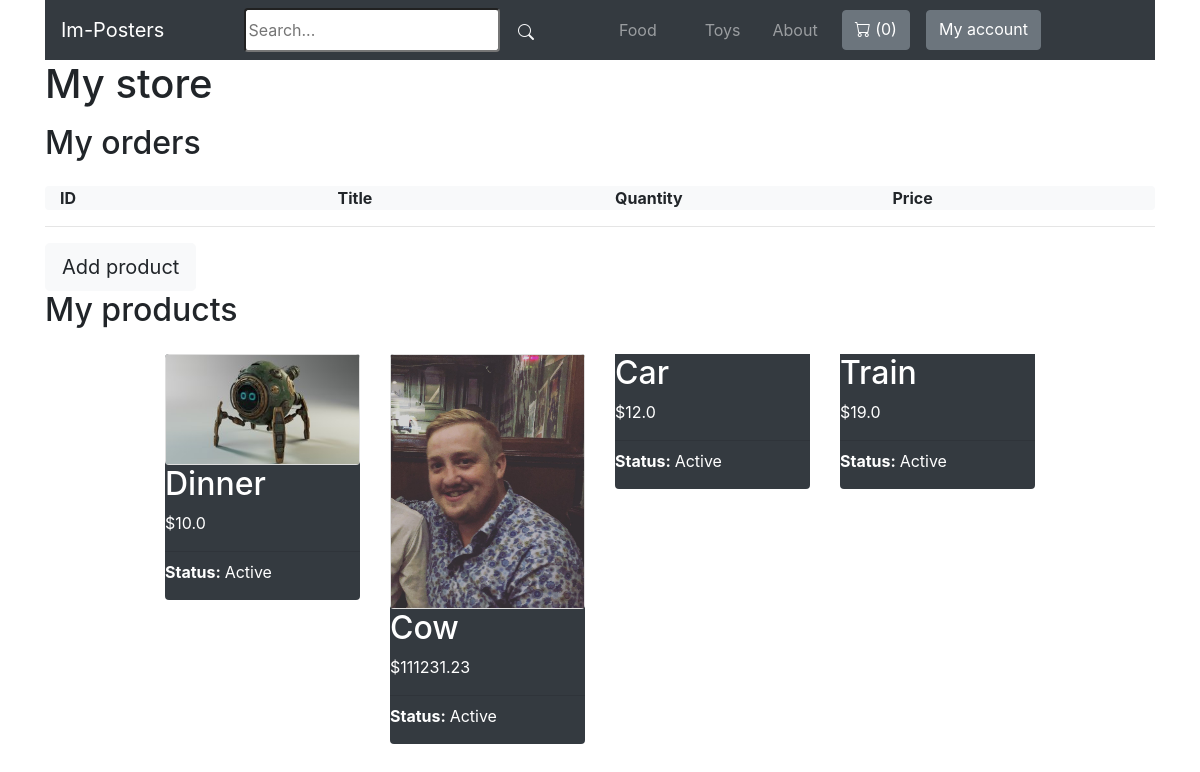
Before: /my-store/ (signed in) with the older database file.
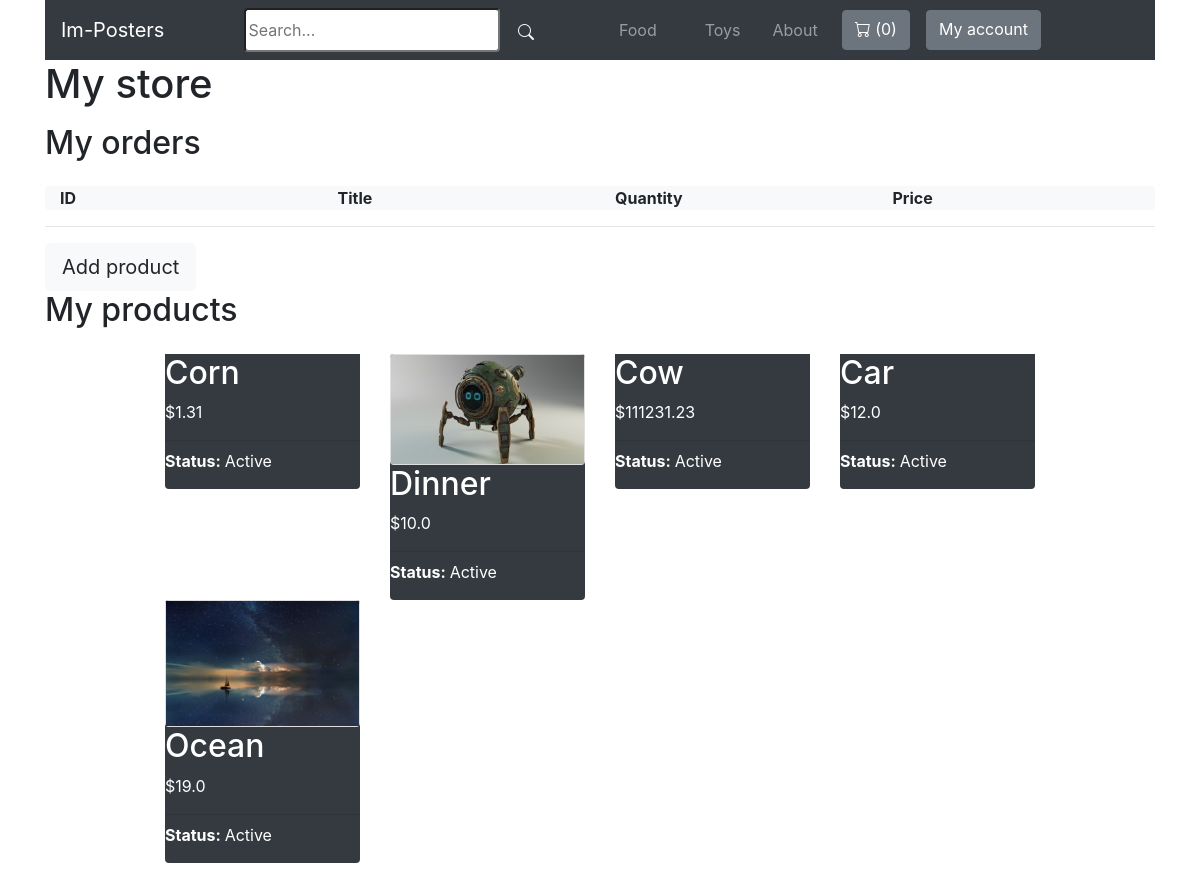
After: the same page with the newer database file.
### store/models.py (models this page shows, shortened)
class Category(models.Model):
    title = models.CharField(max_length=50)
    slug = models.SlugField(max_length=50)
    class Meta:
        verbose_name_plural = 'Categories'

class Product(models.Model):
    DRAFT = 'draft'
    WAITING_APPROVAL = 'waitingapproval'
    ACTIVE = 'active'
    DELETED = 'deleted'
    STATUS_CHOICES = (
        (DRAFT, 'Draft'),
        (WAITING_APPROVAL, 'Waiting approval'),
        (ACTIVE, 'Active'),
        (DELETED, 'Deleted'),
    )
    user = models.ForeignKey(User, related_name='products', on_delete=models.CASCADE)
    category = models.ForeignKey(Category, related_name='products', on_delete=models.CASCADE)
    title = models.CharField(max_length=50)
    slug = models.SlugField(max_length=50)
    description = models.TextField(blank=True)
    price = models.IntegerField()
    image = models.ImageField(upload_to='uploads/product_images', blank=True, null=True)
    thumbnail = models.ImageField(upload_to='uploads/product_images/thumbnail', blank=True, null=True)
    created_at = models.DateTimeField(auto_now_add=True)
    updated_at = models.DateTimeField(auto_now=True)
    status = models.CharField(max_length=50, choices=STATUS_CHOICES, default=ACTIVE)
    class Meta:
        ordering = ('-created_at',)
    def get_display_price(self):
        return self.price / 100

### userprofile/views.py (the view)
# urls.py: path('my-store/', views.my_store, name='my_store'),
@login_required
def my_store(request):
    products = request.user.products.exclude(status=Product.DELETED)
    order_items = OrderItem.objects.filter(product__user=request.user)
    return render(request, 'userprofile/my_store.html', {
        'products': products,
        'order_items': order_items
    })

### store/cart.py (called while the page is built)
    def __len__(self):
        return sum(item['quantity'] for item in self.cart.values())

### store/context_processors.py (called while the page is built)
def cart(request):
    return {'cart': Cart(request)}

### store/templatetags/menu.py (called while the page is built)
@register.inclusion_tag('core/menu.html')
def menu():
    categories = Category.objects.all()
    return {'categories': categories}

### userprofile/templates/userprofile/my_store.html (shortened to what this page needs)
{% extends 'core/base.html' %}
{% block content %}
<div class="container mb-4">
    <h1>My store</h1>
    <h2 class="mb-4 mt-3">My orders</h2>
    <div class="container bg-light rounded">
        <div class="row mb-3">
            <div class="col">
                <strong>ID</strong>
            </div>
            <div class="col">
                <strong>Title</strong>
            </div>
            <div class="col">
                <strong>Quantity</strong>
            </div>
            <div class="col">
                <strong>Price</strong>
            </div>
        </div>
      </div>
    <hr>
    <a href="{% url 'add_product' %}" class="btn btn-light btn-lg">Add product</a>
    <h2 class="mb-4">My products</h2>
    {% if products %}
    <div class="container">
        <div class="product-container col-10 offset-1">
            <div class="row mt-1 mb-3">
            {% for product in products %}
                <div class="col-sm-6 col-md-6 col-lg-4 col-xl-3">
                    <div class="border-0 bg-dark card">
                        <a href="{% url 'edit_product' product.id %}">
                            {% if product.image %}
                            <div class="card">
                                <img src="{{ product.image.url }}" alt="Image of {{ product.title }}">
                            </div>
                            {% endif %}
                            <h2 class="text-white bg-dark">{{ product.title }}</h2>
                            <p class="text-white">${{ product.get_display_price }}</p>
                            <hr class="my-2">
                            <p class="text-white"><strong>Status: </strong>{{ product.get_status_display }}</p>
                        </a>
                    </div>
                </div>
            {% endfor %}
            </div>
        </div>
    </div>
    {% else %}
    <p class="">You don´t have any products yet...</p>
    {% endif %}
</div>
{% endblock %}

### core/templates/core/menu.html
{% for category in categories %}
<a class="nav-link mx-3" href="{% url 'category_detail' category.slug %}">{{ category.title }}</a>
{% endfor %}
<a class="nav-link" href="{% url 'about' %}">About</a>

Changed rows visible on the page:
added Product: title "Corn", get_display_price "1.31", status "Active"
changed Product "Cow": image: picture removed
changed Product: image: picture added; title "Train" → "Ocean"
